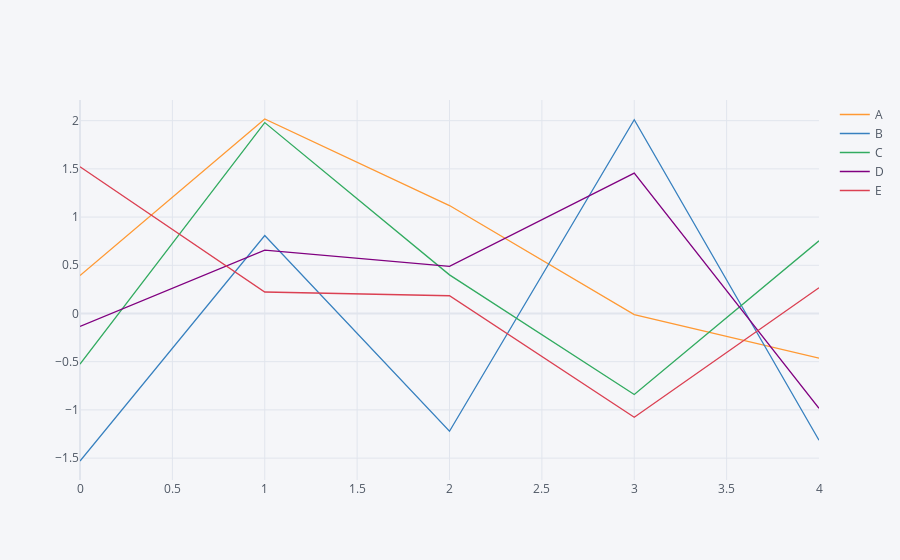

This figure's notebook cell:
### Code cell
df.iplot()

### Figure 1 — Plotly figure (JSON) as saved in the notebook; plotly's stock layout.template omitted (floating-point values rounded to 4 significant figures)
{"data": [{"line": {"color": "rgba(255, 153, 51, 1.0)", "dash": "solid", "shape": "linear", "width": 1.3}, "mode": "lines", "name": "A", "text": "", "type": "scatter", "x": [0, 1, 2, 3, 4], "y": [0.394, 2.018, 1.12, -0.01075, -0.4639]}, {"line": {"color": "rgba(55, 128, 191, 1.0)", "dash": "solid", "shape": "linear", "width": 1.3}, "mode": "lines", "name": "B", "text": "", "type": "scatter", "x": [0, 1, 2, 3, 4], "y": [-1.53, 0.8089, -1.222, 2.009, -1.315]}, {"line": {"color": "rgba(50, 171, 96, 1.0)", "dash": "solid", "shape": "linear", "width": 1.3}, "mode": "lines", "name": "C", "text": "", "type": "scatter", "x": [0, 1, 2, 3, 4], "y": [-0.5255, 1.981, 0.4008, -0.8397, 0.7541]}, {"line": {"color": "rgba(128, 0, 128, 1.0)", "dash": "solid", "shape": "linear", "width": 1.3}, "mode": "lines", "name": "D", "text": "", "type": "scatter", "x": [0, 1, 2, 3, 4], "y": [-0.1335, 0.6571, 0.4888, 1.456, -0.9841]}, {"line": {"color": "rgba(219, 64, 82, 1.0)", "dash": "solid", "shape": "linear", "width": 1.3}, "mode": "lines", "name": "E", "text": "", "type": "scatter", "x": [0, 1, 2, 3, 4], "y": [1.522, 0.223, 0.1842, -1.076, 0.267]}], "layout": {"legend": {"bgcolor": "#F5F6F9", "font": {"color": "#4D5663"}}, "paper_bgcolor": "#F5F6F9", "plot_bgcolor": "#F5F6F9", "title": {"font": {"color": "#4D5663"}}, "xaxis": {"gridcolor": "#E1E5ED", "showgrid": true, "tickfont": {"color": "#4D5663"}, "title": {"font": {"color": "#4D5663"}, "text": ""}, "zerolinecolor": "#E1E5ED"}, "yaxis": {"gridcolor": "#E1E5ED", "showgrid": true, "tickfont": {"color": "#4D5663"}, "title": {"font": {"color": "#4D5663"}, "text": ""}, "zerolinecolor": "#E1E5ED"}}}
